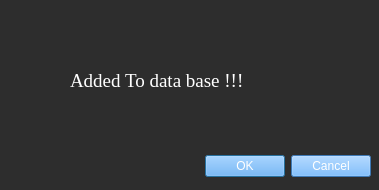
<?xml version="1.0" encoding="UTF-8"?>
<ui version="4.0">
 <class>Dialog</class>
 <widget class="QDialog" name="Dialog">
  <property name="geometry">
   <rect>
    <x>0</x>
    <y>0</y>
    <width>379</width>
    <height>190</height>
   </rect>
  </property>
  <property name="windowTitle">
   <string>Dialog</string>
  </property>
  <property name="styleSheet">
   <string notr="true">background-color: rgb(45, 45, 45);
color: rgb(255, 255, 255);</string>
  </property>
  <widget class="QDialogButtonBox" name="buttonBox">
   <property name="geometry">
    <rect>
     <x>30</x>
     <y>150</y>
     <width>341</width>
     <height>32</height>
    </rect>
   </property>
   <property name="styleSheet">
    <string notr="true">background-color: rgb(85, 170, 255);</string>
   </property>
   <property name="orientation">
    <enum>Qt::Horizontal</enum>
   </property>
   <property name="standardButtons">
    <set>QDialogButtonBox::Cancel|QDialogButtonBox::Ok</set>
   </property>
  </widget>
  <widget class="QLabel" name="label">
   <property name="geometry">
    <rect>
     <x>70</x>
     <y>70</y>
     <width>241</width>
     <height>21</height>
    </rect>
   </property>
   <property name="font">
    <font>
     <family>Georgia</family>
     <pointsize>14</pointsize>
    </font>
   </property>
   <property name="styleSheet">
    <string notr="true">color: rgb(255, 255, 255);</string>
   </property>
   <property name="text">
    <string>Added To data base !!!</string>
   </property>
  </widget>
 </widget>
 <resources/>
 <connections>
  <connection>
   <sender>buttonBox</sender>
   <signal>accepted()</signal>
   <receiver>Dialog</receiver>
   <slot>accept()</slot>
   <hints>
    <hint type="sourcelabel">
     <x>248</x>
     <y>254</y>
    </hint>
    <hint type="destinationlabel">
     <x>157</x>
     <y>274</y>
    </hint>
   </hints>
  </connection>
  <connection>
   <sender>buttonBox</sender>
   <signal>rejected()</signal>
   <receiver>Dialog</receiver>
   <slot>reject()</slot>
   <hints>
    <hint type="sourcelabel">
     <x>316</x>
     <y>260</y>
    </hint>
    <hint type="destinationlabel">
     <x>286</x>
     <y>274</y>
    </hint>
   </hints>
  </connection>
 </connections>
</ui>
